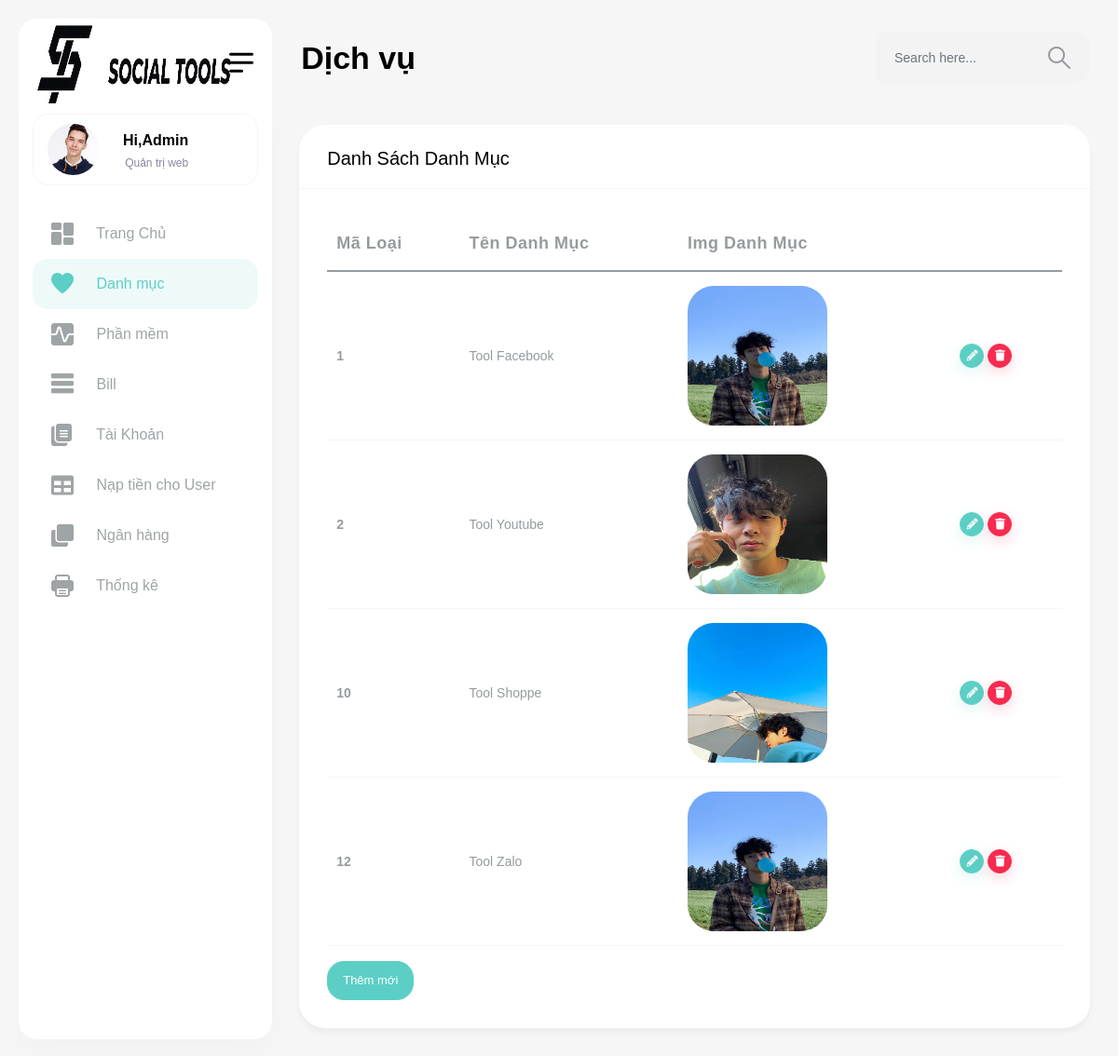
Page /admin/index.php?act=lisdm on the committed database.
### tables this page shows
CREATE TABLE `danhmuc` (
  `id_danhmuc` int(11) NOT NULL,
  `ten_danhmuc` varchar(255) NOT NULL,
  `img` varchar(255) NOT NULL
);

### model/pdo.php (called while the page is built, shortened)
<?php
function pdo_get_connection(){
    $servername = "localhost";
    $username = "root";
    $password = "";
    try {
        $conn = new PDO("mysql:host=$servername;dbname=duan1", $username, $password);
        $conn->setAttribute(PDO::ATTR_ERRMODE, PDO::ERRMODE_EXCEPTION);
        return $conn;
    } catch(PDOException $e) {
        echo "Connection failed: " . $e->getMessage();
    }
}
function pdo_query($sql){
    $sql_args=array_slice(func_get_args(),1);
    try{
        $conn=pdo_get_connection();
        $stmt=$conn->prepare($sql);
        $stmt->execute($sql_args);
        $rows=$stmt->fetchAll();
        return $rows;
    }
    catch(PDOException $e){
        throw $e;
    }
    finally{
        unset($conn);
    }
}
?>

### model/danhmuc.php (called while the page is built, shortened)
<?php
    function loadall_danhmuc(){
        $sql = "SELECT * FROM `danhmuc`";
        $listcate = pdo_query($sql);
        return $listcate;
    }
?>

### admin/danhmuc/list.php (the view)
<div class="content-body">
    <div class="container-fluid">
        <div class="row">
					<div class="col-lg-12">
                        <div class="card">
                            <div class="card-header">
                                <h4 class="card-title">Danh sách danh mục</h4>
                            </div>
                            <div class="card-body">
                                <div class="table-responsive">
                                    <table class="table table-responsive-md">
                                        <thead>
                                            <tr>
                                                <th><strong>Mã loại</strong></th>
                                                <th><strong>Tên danh mục</strong></th>
                                                <th><strong>Img danh mục</strong></th>
                                            </tr>
                                        </thead>
                                        <tbody>
                                            <?php
                                            foreach($listdanhmuc as $danhmuc){
                                                extract($danhmuc);
                                            ?>
                                            <tr>
                                                <td><strong><?php echo $id_danhmuc?></strong></td>
                                                <td><?php echo $ten_danhmuc?></td>
                                                <td><img src="<?php echo $img?>" alt="" class="me-3 rounded" width="150" height="150"></td>
                                                <td>
													<div class="d-flex">
														<a href="index.php?act=suadm&id_danhmuc=<?php echo $id_danhmuc ?>" class="btn btn-primary shadow btn-xs sharp me-1"><i class="fas fa-pencil-alt"></i></a>
														<a href="index.php?act=xoadm&id_danhmuc=<?php echo $id_danhmuc ?>" class="btn btn-danger shadow btn-xs sharp"><i class="fa fa-trash"></i></a>
													</div>
												</td>
                                            </tr>
                                            <?php
                                            }
                                             ?>
                                        </tbody>
                                    </table>
                                    <a href="index.php?act=adddm"><input type="button" value="Thêm mới"  class="btn btn-primary"></a>
                                </div>
                            </div>
                        </div>
                    </div>
        </div>
    </div>
</div>

### rows in the picture
danhmuc: id_danhmuc "1", ten_danhmuc "Tool Facebook", img (picture)
danhmuc: id_danhmuc "2", ten_danhmuc "Tool Youtube", img (picture)
danhmuc: id_danhmuc "10", ten_danhmuc "Tool Shoppe", img (picture)
danhmuc: id_danhmuc "12", ten_danhmuc "Tool Zalo", img (picture)
